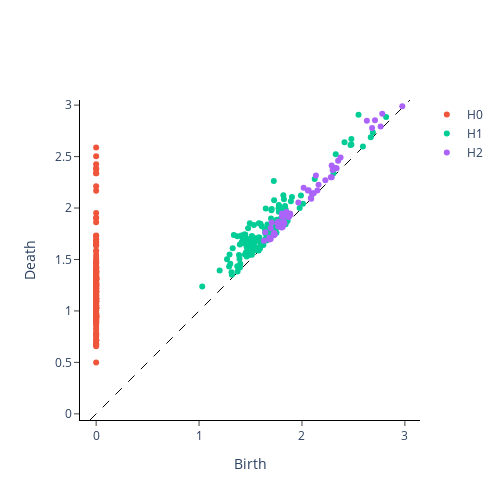

Source (notebook cell):
### Code cell
x = OLR.index
y = [OLR[i] for i in x]

delay, dim = gtda.time_series.takens_embedding_optimal_parameters(y, 200, 10)
embedding = SingleTakensEmbedding(parameters_type="fixed", time_delay=delay, dimension=dim, stride=2)

y_embedded = embedding.fit_transform(y)
print(f"Shape of embedded time series: {y_embedded.shape}")

from gtda.homology import VietorisRipsPersistence

y_periodic_embedded = y_embedded[None, :, :]
# 0 - connected components, 1 - loops, 2 - voids
homology_dimensions = [0, 1, 2]

contaminantes_persistence = VietorisRipsPersistence(
    homology_dimensions=homology_dimensions, n_jobs=1
)
print("Persistence diagram for periodic signal")
contaminantes_persistence.fit_transform_plot(y_periodic_embedded)
